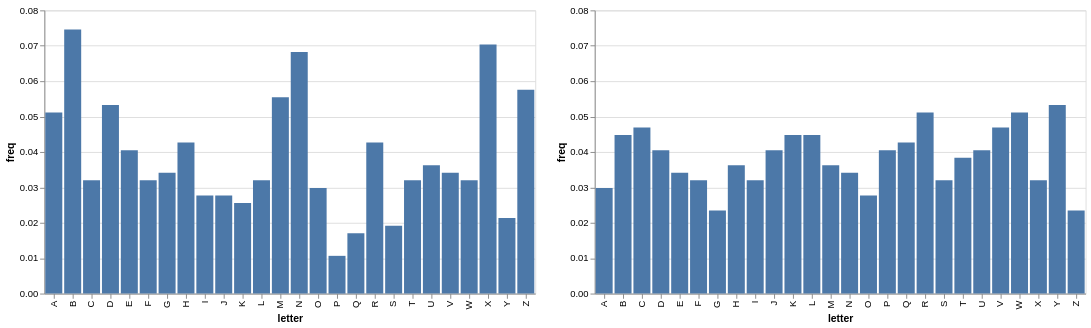

The notebook cell saved with this chart:
### Markdown cell above
Notice the difference when we use the `resolve_scale` method. Now the comparison is direct!

### Code cell
alt.hconcat(freq_chart(Y1), freq_chart(Y2)).resolve_scale(y="shared")

### Figure 1 — Vega-Lite specification as saved in the notebook (floating-point values rounded to 4 significant figures)
{"config": {"view": {"continuousWidth": 300, "continuousHeight": 300}}, "hconcat": [{"data": {"name": "data-35155a5d0eca28d2322581d2d924a33c"}, "mark": {"type": "bar"}, "encoding": {"tooltip": [{"field": "letter", "type": "nominal"}, {"field": "freq", "type": "quantitative"}], "x": {"field": "letter", "scale": {"domain": ["A", "B", "C", "D", "E", "F", "G", "H", "I", "J", "K", "L", "M", "N", "O", "P", "Q", "R", "S", "T", "U", "V", "W", "X", "Y", "Z"]}, "type": "nominal"}, "y": {"field": "freq", "type": "quantitative"}}}, {"data": {"name": "data-6d0177b0d4d2158d627c60a713c3a3ff"}, "mark": {"type": "bar"}, "encoding": {"tooltip": [{"field": "letter", "type": "nominal"}, {"field": "freq", "type": "quantitative"}], "x": {"field": "letter", "scale": {"domain": ["A", "B", "C", "D", "E", "F", "G", "H", "I", "J", "K", "L", "M", "N", "O", "P", "Q", "R", "S", "T", "U", "V", "W", "X", "Y", "Z"]}, "type": "nominal"}, "y": {"field": "freq", "type": "quantitative"}}}], "resolve": {"scale": {"y": "shared"}}, "$schema": "https://vega.github.io/schema/vega-lite/v5.8.0.json", "datasets": {"data-35155a5d0eca28d2322581d2d924a33c": [{"letter": "A", "freq": 0.05117}, {"letter": "B", "freq": 0.07463}, {"letter": "C", "freq": 0.03198}, {"letter": "D", "freq": 0.0533}, {"letter": "E", "freq": 0.04051}, {"letter": "F", "freq": 0.03198}, {"letter": "G", "freq": 0.03412}, {"letter": "H", "freq": 0.04264}, {"letter": "I", "freq": 0.02772}, {"letter": "J", "freq": 0.02772}, {"letter": "K", "freq": 0.02559}, {"letter": "L", "freq": 0.03198}, {"letter": "M", "freq": 0.05544}, {"letter": "N", "freq": 0.06823}, {"letter": "O", "freq": 0.02985}, {"letter": "P", "freq": 0.01066}, {"letter": "Q", "freq": 0.01706}, {"letter": "R", "freq": 0.04264}, {"letter": "S", "freq": 0.01919}, {"letter": "T", "freq": 0.03198}, {"letter": "U", "freq": 0.03625}, {"letter": "V", "freq": 0.03412}, {"letter": "W", "freq": 0.03198}, {"letter": "X", "freq": 0.07036}, {"letter": "Y", "freq": 0.02132}, {"letter": "Z", "freq": 0.05757}], "data-6d0177b0d4d2158d627c60a713c3a3ff": [{"letter": "A", "freq": 0.02985}, {"letter": "B", "freq": 0.04478}, {"letter": "C", "freq": 0.04691}, {"letter": "D", "freq": 0.04051}, {"letter": "E", "freq": 0.03412}, {"letter": "F", "freq": 0.03198}, {"letter": "G", "freq": 0.02345}, {"letter": "H", "freq": 0.03625}, {"letter": "I", "freq": 0.03198}, {"letter": "J", "freq": 0.04051}, {"letter": "K", "freq": 0.04478}, {"letter": "L", "freq": 0.04478}, {"letter": "M", "freq": 0.03625}, {"letter": "N", "freq": 0.03412}, {"letter": "O", "freq": 0.02772}, {"letter": "P", "freq": 0.04051}, {"letter": "Q", "freq": 0.04264}, {"letter": "R", "freq": 0.05117}, {"letter": "S", "freq": 0.03198}, {"letter": "T", "freq": 0.03838}, {"letter": "U", "freq": 0.04051}, {"letter": "V", "freq": 0.04691}, {"letter": "W", "freq": 0.05117}, {"letter": "X", "freq": 0.03198}, {"letter": "Y", "freq": 0.0533}, {"letter": "Z", "freq": 0.02345}]}}
